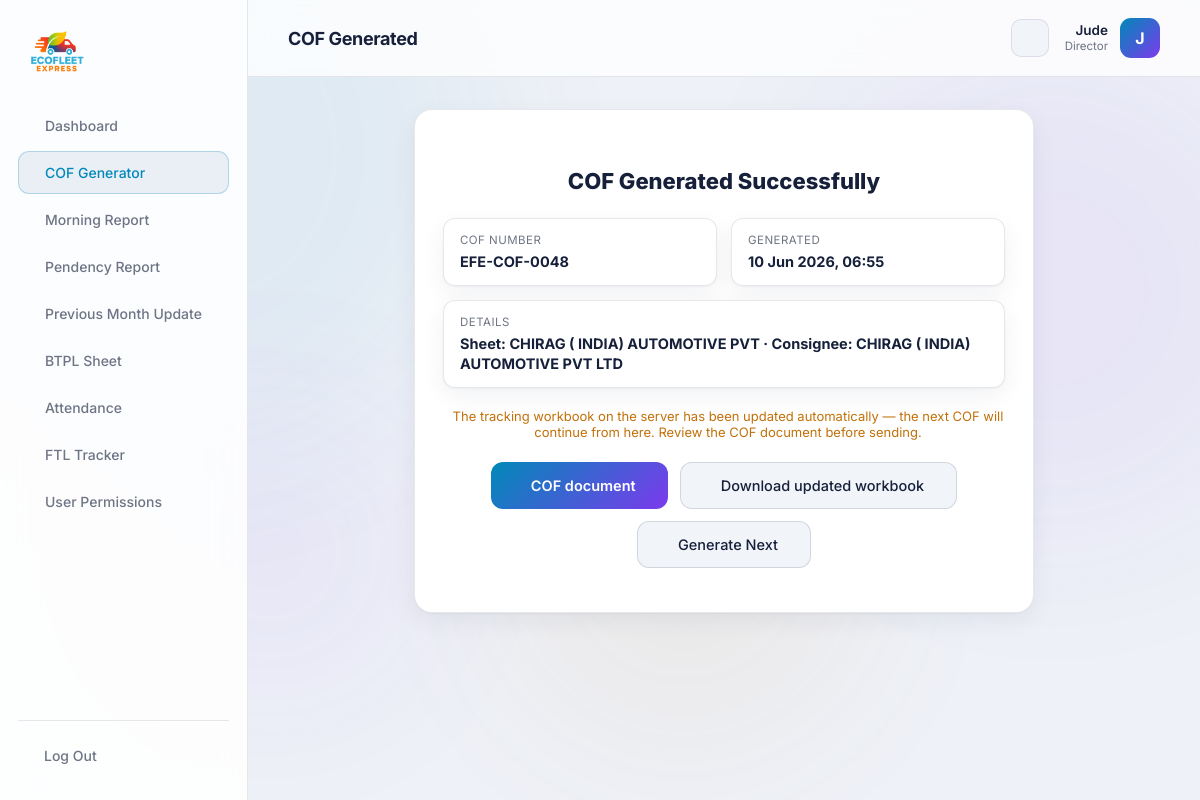
Page /portal/cof/success/1/ (signed in) on the committed database.
### core/models.py (models this page shows, shortened)
class UserProfile(models.Model):
    user = models.OneToOneField(settings.AUTH_USER_MODEL, on_delete=models.CASCADE, related_name='profile')
    role = models.CharField(max_length=50, default='Employee')
    can_use_cof = models.BooleanField(default=True)
    can_use_morning = models.BooleanField(default=True)
    can_use_pendency = models.BooleanField(default=True)
    can_use_prev_month = models.BooleanField(default=True)
    can_use_btpl = models.BooleanField(default=True)
    can_use_attendance = models.BooleanField(default=True)
    can_use_ftl = models.BooleanField(default=True)

class ToolRun(models.Model):
    TOOL_COF = 'COF'
    TOOL_MORNING = 'MORNING'
    TOOL_PENDENCY = 'PENDENCY'
    TOOL_PREV_MONTH = 'PREV_MONTH'
    TOOL_BTPL = 'BTPL'
    TOOL_ATTENDANCE = 'ATTENDANCE'
    TOOL_FTL = 'FTL'
    TOOL_CHOICES = [
        (TOOL_COF, 'COF Generator'),
        (TOOL_MORNING, 'Morning Report'),
        (TOOL_PENDENCY, 'Pendency Report'),
        (TOOL_PREV_MONTH, 'Previous Month Update'),
        (TOOL_BTPL, 'BTPL Sheet'),
        (TOOL_ATTENDANCE, 'Attendance Tracker'),
        (TOOL_FTL, 'FTL Tracker'),
    ]
    STATUS_SUCCESS = 'SUCCESS'
    STATUS_FAILED = 'FAILED'
    STATUS_CHOICES = [
        (STATUS_SUCCESS, 'Success'),
        (STATUS_FAILED, 'Failed'),
    ]
    user = models.ForeignKey(
        settings.AUTH_USER_MODEL,
        on_delete=models.SET_NULL,
        null=True, blank=True,
        related_name='tool_runs',
    )
    tool = models.CharField(max_length=20, choices=TOOL_CHOICES)
    status = models.CharField(max_length=10, choices=STATUS_CHOICES, default=STATUS_SUCCESS)
    reference = models.CharField(max_length=120, blank=True)   # e.g. COF number
    detail = models.TextField(blank=True)
    output_file = models.FileField(upload_to='tool_outputs/%Y/%m/', blank=True, null=True)
    created_at = models.DateTimeField(auto_now_add=True)
    class Meta:
        ordering = ['-created_at']

class ToolRunFile(models.Model):
    run = models.ForeignKey(ToolRun, on_delete=models.CASCADE, related_name='files')
    label = models.CharField(max_length=80)
    file = models.FileField(upload_to='tool_outputs/%Y/%m/')
    download_name = models.CharField(max_length=255, blank=True)  # user-facing filename
    created_at = models.DateTimeField(auto_now_add=True)
    class Meta:
        ordering = ['id']

### core/views/cof.py (the view)
# urls.py: path('portal/cof/success/<int:pk>/', views.cof_success, name='cof_success'),
@staff_required
@tool_permission_required('cof')
def cof_success(request, pk):
    run = get_object_or_404(ToolRun.objects.prefetch_related('files'),
                            pk=pk, tool=ToolRun.TOOL_COF, status=ToolRun.STATUS_SUCCESS)
    return render(request, 'core/portal/cof_success.html', {'active': 'cof', 'run': run})

### templates/core/portal/cof_success.html (shortened to what this page needs)
{% extends 'core/portal/base.html' %}
{% block heading %}COF Generated{% endblock %}
{% block content %}
<div class="portal-card cof-success">
  <h2>COF Generated Successfully</h2>
  <div class="cof-success-grid">
    <div><span>COF Number</span><strong>{{ run.reference }}</strong></div>
    <div><span>Generated</span><strong>{{ run.created_at|date:"d M Y, H:i" }}</strong></div>
    <div class="full"><span>Details</span><strong>{{ run.detail }}</strong></div>
  </div>
  <p class="cof-warn">
    The tracking workbook on the server has been updated automatically — the next COF will continue from here. Review the COF document before sending.
  </p>
  <div class="cof-success-actions">
    {% for f in run.files.all %}
    <a href="{% url 'download_file' f.id %}" class="btn-primary"> {{ f.label }}</a>
    {% endfor %}
    <a href="{% url 'cof_workbook_download' %}" class="btn-secondary"> Download updated workbook</a>
    <a href="{% url 'cof_generator' %}" class="btn-secondary"> Generate Next</a>
  </div>
</div>
{% endblock %}

### templates/core/portal/base.html (shortened to what this page needs)
{% load static %}
<!DOCTYPE html>
<html lang="en">
<head>
    <link rel="stylesheet" href="https://cdn.jsdelivr.net/npm/@tabler/icons-webfont@latest/tabler-icons.min.css" />
    <link rel="stylesheet" href="{% static 'css/main.css' %}" />
    <link rel="stylesheet" href="{% static 'css/portal.css' %}" />
</head>
<body class="portal-body">
<div class="orbs">
    <div class="orb orb3"></div><div class="orb orb4"></div>
</div>
<aside class="portal-sidebar" id="portalSidebar">
    <a href="{% url 'home' %}" class="portal-logo">
        <img src="{% static 'images/logo.png' %}" alt="EcoFleet Express" />
    </a>
    <nav class="portal-nav">
        <a href="{% url 'dashboard' %}" class="{% if active == 'dashboard' %}active{% endif %}"> Dashboard</a>
        {% if request.user.profile.can_use_cof %}
        <a href="{% url 'cof_generator' %}" class="{% if active == 'cof' %}active{% endif %}"> COF Generator</a>
        {% endif %}
        {% if request.user.profile.can_use_morning %}
        <a href="{% url 'morning_report' %}" class="{% if active == 'morning' %}active{% endif %}"> Morning Report</a>
        {% endif %}
        {% if request.user.profile.can_use_pendency %}
        <a href="{% url 'pendency_report' %}" class="{% if active == 'pendency' %}active{% endif %}"> Pendency Report</a>
        {% endif %}
        {% if request.user.profile.can_use_prev_month %}
        <a href="{% url 'prev_month_update' %}" class="{% if active == 'prev_month' %}active{% endif %}"> Previous Month Update</a>
        {% endif %}
        {% if request.user.profile.can_use_btpl %}
        <a href="{% url 'btpl_sheet' %}" class="{% if active == 'btpl' %}active{% endif %}"> BTPL Sheet</a>
        {% endif %}
        {% if request.user.profile.can_use_attendance %}
        <a href="{% url 'attendance_sheet' %}" class="{% if active == 'attendance' %}active{% endif %}"> Attendance</a>
        {% endif %}
        {% if request.user.profile.can_use_ftl %}
        <a href="{% url 'ftl_sheet' %}" class="{% if active == 'ftl' %}active{% endif %}"> FTL Tracker</a>
        {% endif %}
        {% if request.user.profile.role == 'Director' %}
        <a href="{% url 'portal_users' %}" class="{% if active == 'users' %}active{% endif %}"> User Permissions</a>
        {% endif %}
    </nav>
    <div class="portal-sidebar-foot">
        <a href="{% url 'portal_logout' %}" class="portal-logout"> Log Out</a>
    </div>
</aside>
<div class="portal-main">
    <header class="portal-topbar">
        <div class="portal-topbar-title">{% block heading %}{% endblock %}</div>
        <button class="theme-toggle" id="themeToggle" type="button" aria-label="Toggle light theme" title="Toggle theme">
        </button>
        <div class="portal-user">
            <div class="portal-user-meta">
            <span class="portal-user-name">{{ request.user.first_name|default:request.user.username }}</span>
            <span class="portal-user-role">{{ request.user.profile.role|default:"Employee" }}</span>
          </div>
          <div class="portal-avatar">{{ request.user.username|slice:":1"|upper }}</div>
        </div>
    </header>
      <main class="portal-content">
        {% block content %}{% endblock %}
      </main>
    </div>
</body>
</html>

### static/css/main.css (style rules this page uses)
*, *::before, *::after { margin: 0; padding: 0; box-sizing: border-box; }
:root { --cyan: #00AEEF; --purple: #a855f7; --orange: #F7941D; --red: #ED1C24; --bg: #0a0e1a; --text: #e8eaf6; --muted: rgba(232,234,246,0.45); --hint: rgba(232,234,246,0.28); --surface-1: rgba(255,255,255,0.03); --surface-2: rgba(255,255,255,0.05); --surface-3: rgba(255,255,255,0.06); --surface-hover: rgba(255,255,255,0.08); --surface: var(--surface-1); --border: rgba(255,255,255,0.08); --border-strong: rgba(255,255,255,0.12); --border-hover: rgba(255,255,255,0.15); --glass: rgba(10,14,26,0.65); --glass-strong: rgba(10,14,26,0.85); --glass-solid: rgba(10,14,26,0.96); --popover: rgba(15,22,41,0.95); --select-bg: #0a0e1a; --success: #22c55e; --success-bg: rgba(34,197,94,0.12); --danger: #ff6b6b; --shadow-card: none; --input-scheme: dark; }
[data-theme="light"] { --cyan: #0089b8; --purple: #7c3aed; --orange: #c2710a; --red: #dc2626; --bg: #eef1f7; --text: #16203a; --muted: rgba(22,32,58,0.62); --hint: rgba(22,32,58,0.45); --surface-1: #ffffff; --surface-2: #f1f4f9; --surface-3: #eaeff6; --surface-hover: #e3e9f3; --surface: var(--surface-1); --border: rgba(20,32,60,0.10); --border-strong: rgba(20,32,60,0.14); --border-hover: rgba(20,32,60,0.22); --glass: rgba(255,255,255,0.78); --glass-strong: rgba(255,255,255,0.88); --glass-solid: rgba(248,250,253,0.97); --popover: rgba(255,255,255,0.96); --select-bg: #ffffff; --success: #15803d; --success-bg: rgba(21,128,61,0.10); --danger: #dc2626; --shadow-card: 0 1px 2px rgba(20,32,60,0.04), 0 8px 24px rgba(20,32,60,0.06); --shadow-hover: 8px 16px 40px rgba(20,32,60,0.14); --input-scheme: light; --orb-opacity: 0.06; }
html, body { font-family: 'Inter', sans-serif; background: var(--bg); color: var(--text); min-height: 100vh; scroll-behavior: smooth; transition: background-color 0.3s ease, color 0.3s ease; }
.theme-toggle { display: inline-flex; align-items: center; justify-content: center; width: 38px; height: 38px; flex-shrink: 0; border-radius: 10px; background: var(--surface-2); border: 1px solid var(--border); color: var(--text); font-size: 18px; cursor: pointer; transition: background 0.2s, border-color 0.2s, color 0.2s, transform 0.2s; }
.orbs { position: fixed; inset: 0; pointer-events: none; z-index: 0; overflow: hidden; }
.orb { position: absolute; border-radius: 50%; filter: blur(90px); opacity: var(--orb-opacity, 0.15); }
.orb4 { width: 300px; height: 300px; background: var(--purple); bottom: 100px; left: 10%; }
.btn-primary { background: linear-gradient(135deg, var(--cyan), var(--purple)); border: none; border-radius: 12px; padding: 14px 32px; color: #fff; font-size: 14.5px; font-weight: 600; cursor: pointer; font-family: inherit; display: flex; align-items: center; gap: 8px; transition: opacity 0.2s, transform 0.2s; text-decoration: none; }
.btn-secondary { background: var(--surface-2); border: 1px solid var(--border-strong); border-radius: 12px; padding: 14px 32px; color: var(--text); font-size: 14.5px; font-weight: 500; cursor: pointer; font-family: inherit; display: inline-flex; align-items: center; justify-content: center; gap: 8px; text-decoration: none; transition: background 0.2s, border-color 0.2s, color 0.2s, transform 0.2s; }
.cta-btn, .btn-primary, .btn-secondary, .track-btn, .contact-submit { transition: all 0.2s cubic-bezier(0.16, 1, 0.3, 1); }

### rows in the picture
ToolRun: reference "EFE-COF-0048", created_at "10 Jun 2026, 06:55", detail "Sheet: CHIRAG ( INDIA) AUTOMOTIVE PVT · Consignee: CHIRAG ( INDIA) AUTOMOTIVE PVT LTD"
ToolRunFile: label "COF document"

### other values in the picture
{{ request.user.first_name|default:request.user.username }} "Jude"
{{ request.user.profile.role|default:"Employee" }} "Director"
{{ request.user.username|slice:":1"|upper }} "J"
